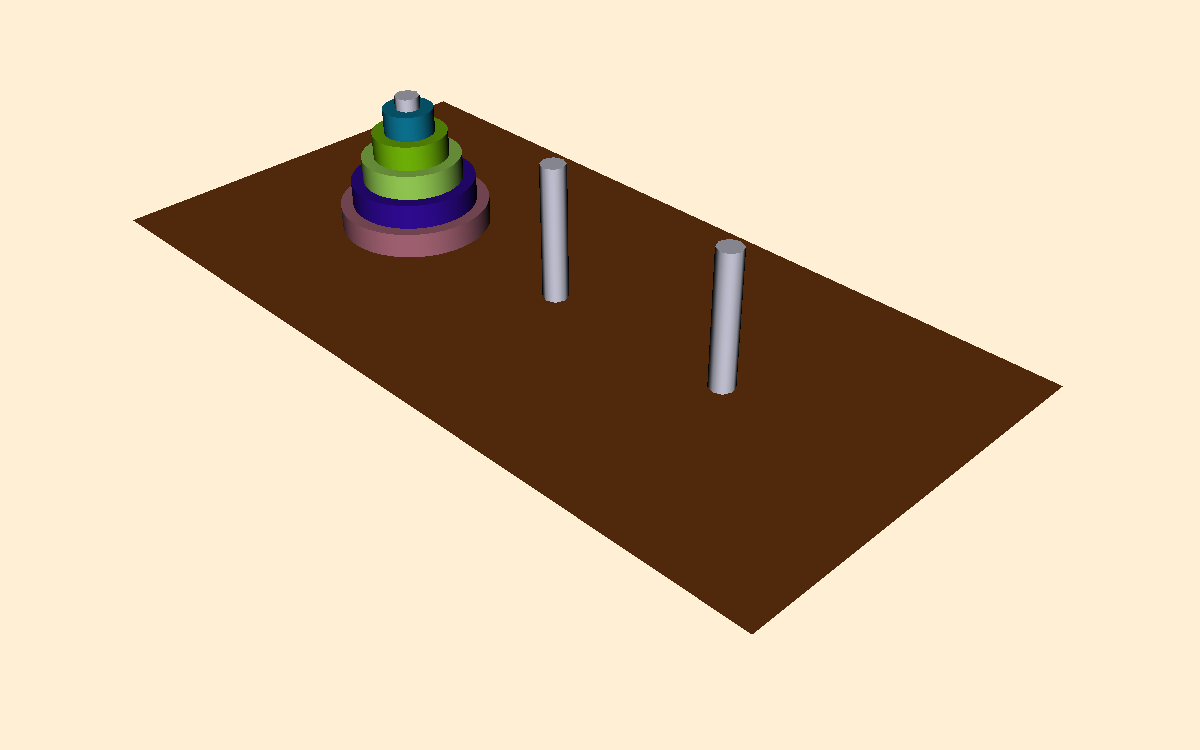

This figure's Python source:
#!/usr/bin/env python

# Towers of Hanoi: display the initial configuration with all disks on peg 0.

# Factory overrides: importing these modules registers the OpenGL rendering
# and interaction style implementations for vtkRenderingCore factory classes.
import vtkmodules.vtkInteractionStyle  # noqa: F401
import vtkmodules.vtkRenderingOpenGL2  # noqa: F401

# VTK pipeline classes used in this example
from vtkmodules.vtkCommonCore import vtkMinimalStandardRandomSequence
from vtkmodules.vtkFiltersSources import (
    vtkCylinderSource,
    vtkPlaneSource,
)
from vtkmodules.vtkRenderingCore import (
    vtkActor,
    vtkCamera,
    vtkPolyDataMapper,
    vtkRenderWindow,
    vtkRenderWindowInteractor,
    vtkRenderer,
)

# Colors (normalized RGB)
papaya_whip_rgb = (1.0, 0.937, 0.835)
saddle_brown_rgb = (0.545, 0.271, 0.075)
lavender_rgb = (0.902, 0.902, 0.980)

# Puzzle parameters
num_pucks = 5
puck_resolution = 48
L = 1.0
R = 0.5
r_min = 4.0 * R
r_max = 12.0 * R
D = 1.1 * 1.25 * r_max
H = 1.1 * num_pucks * L

# Source/Mapper: peg geometry (thin cylinder)
peg_geometry = vtkCylinderSource()
peg_geometry.SetResolution(8)
peg_mapper = vtkPolyDataMapper()
peg_mapper.SetInputConnection(peg_geometry.GetOutputPort())

# Source/Mapper: puck geometry (wider cylinder)
puck_geometry = vtkCylinderSource()
puck_geometry.SetResolution(puck_resolution)
puck_mapper = vtkPolyDataMapper()
puck_mapper.SetInputConnection(puck_geometry.GetOutputPort())

# Source/Mapper: table geometry (plane)
table_geometry = vtkPlaneSource()
table_geometry.SetResolution(10, 10)
table_mapper = vtkPolyDataMapper()
table_mapper.SetInputConnection(table_geometry.GetOutputPort())

# Actor: table surface
table = vtkActor()
table.SetMapper(table_mapper)
table.GetProperty().SetColor(saddle_brown_rgb)
table.AddPosition(D, 0, 0)
table.SetScale(4 * D, 2 * D, 3 * D)
table.RotateX(90)

# Actor: peg 0
peg_0 = vtkActor()
peg_0.SetMapper(peg_mapper)
peg_0.GetProperty().SetColor(lavender_rgb)
peg_0.AddPosition(0 * D, H / 2, 0)
peg_0.SetScale(1, H, 1)

# Actor: peg 1
peg_1 = vtkActor()
peg_1.SetMapper(peg_mapper)
peg_1.GetProperty().SetColor(lavender_rgb)
peg_1.AddPosition(1 * D, H / 2, 0)
peg_1.SetScale(1, H, 1)

# Actor: peg 2
peg_2 = vtkActor()
peg_2.SetMapper(peg_mapper)
peg_2.GetProperty().SetColor(lavender_rgb)
peg_2.AddPosition(2 * D, H / 2, 0)
peg_2.SetScale(1, H, 1)

# Actors: pucks stacked on peg 0 with random colors
rng = vtkMinimalStandardRandomSequence()
rng.SetSeed(1)

puck_0_r = rng.GetValue(); rng.Next()
puck_0_g = rng.GetValue(); rng.Next()
puck_0_b = rng.GetValue(); rng.Next()
puck_0 = vtkActor()
puck_0.SetMapper(puck_mapper)
puck_0.GetProperty().SetColor(puck_0_r, puck_0_g, puck_0_b)
puck_0.AddPosition(0, 0 * L + L / 2, 0)
puck_0.SetScale(r_max - 0 * (r_max - r_min) / (num_pucks - 1), 1, r_max - 0 * (r_max - r_min) / (num_pucks - 1))

puck_1_r = rng.GetValue(); rng.Next()
puck_1_g = rng.GetValue(); rng.Next()
puck_1_b = rng.GetValue(); rng.Next()
puck_1 = vtkActor()
puck_1.SetMapper(puck_mapper)
puck_1.GetProperty().SetColor(puck_1_r, puck_1_g, puck_1_b)
puck_1.AddPosition(0, 1 * L + L / 2, 0)
puck_1.SetScale(r_max - 1 * (r_max - r_min) / (num_pucks - 1), 1, r_max - 1 * (r_max - r_min) / (num_pucks - 1))

puck_2_r = rng.GetValue(); rng.Next()
puck_2_g = rng.GetValue(); rng.Next()
puck_2_b = rng.GetValue(); rng.Next()
puck_2 = vtkActor()
puck_2.SetMapper(puck_mapper)
puck_2.GetProperty().SetColor(puck_2_r, puck_2_g, puck_2_b)
puck_2.AddPosition(0, 2 * L + L / 2, 0)
puck_2.SetScale(r_max - 2 * (r_max - r_min) / (num_pucks - 1), 1, r_max - 2 * (r_max - r_min) / (num_pucks - 1))

puck_3_r = rng.GetValue(); rng.Next()
puck_3_g = rng.GetValue(); rng.Next()
puck_3_b = rng.GetValue(); rng.Next()
puck_3 = vtkActor()
puck_3.SetMapper(puck_mapper)
puck_3.GetProperty().SetColor(puck_3_r, puck_3_g, puck_3_b)
puck_3.AddPosition(0, 3 * L + L / 2, 0)
puck_3.SetScale(r_max - 3 * (r_max - r_min) / (num_pucks - 1), 1, r_max - 3 * (r_max - r_min) / (num_pucks - 1))

puck_4_r = rng.GetValue(); rng.Next()
puck_4_g = rng.GetValue(); rng.Next()
puck_4_b = rng.GetValue(); rng.Next()
puck_4 = vtkActor()
puck_4.SetMapper(puck_mapper)
puck_4.GetProperty().SetColor(puck_4_r, puck_4_g, puck_4_b)
puck_4.AddPosition(0, 4 * L + L / 2, 0)
puck_4.SetScale(r_max - 4 * (r_max - r_min) / (num_pucks - 1), 1, r_max - 4 * (r_max - r_min) / (num_pucks - 1))

# Renderer: assemble the scene
renderer = vtkRenderer()
renderer.AddActor(table)
renderer.AddActor(peg_0)
renderer.AddActor(peg_1)
renderer.AddActor(peg_2)
renderer.AddActor(puck_0)
renderer.AddActor(puck_1)
renderer.AddActor(puck_2)
renderer.AddActor(puck_3)
renderer.AddActor(puck_4)
renderer.SetBackground(papaya_whip_rgb)

# Window: display the rendered scene
render_window = vtkRenderWindow()
render_window.AddRenderer(renderer)
render_window.SetWindowName("hanoi initial")
render_window.SetMultiSamples(0)
render_window.SetSize(1200, 750)

# Scene: configure camera
camera = vtkCamera()
camera.SetPosition(41.0433, 27.9637, 30.442)
camera.SetFocalPoint(11.5603, -1.51931, 0.95899)
camera.SetClippingRange(18.9599, 91.6042)
camera.SetViewUp(0, 1, 0)
renderer.SetActiveCamera(camera)

# Interactor: handle mouse and keyboard events
render_window_interactor = vtkRenderWindowInteractor()
render_window_interactor.SetRenderWindow(render_window)

# Launch the interactive visualization
render_window_interactor.Initialize()
render_window_interactor.Start()
